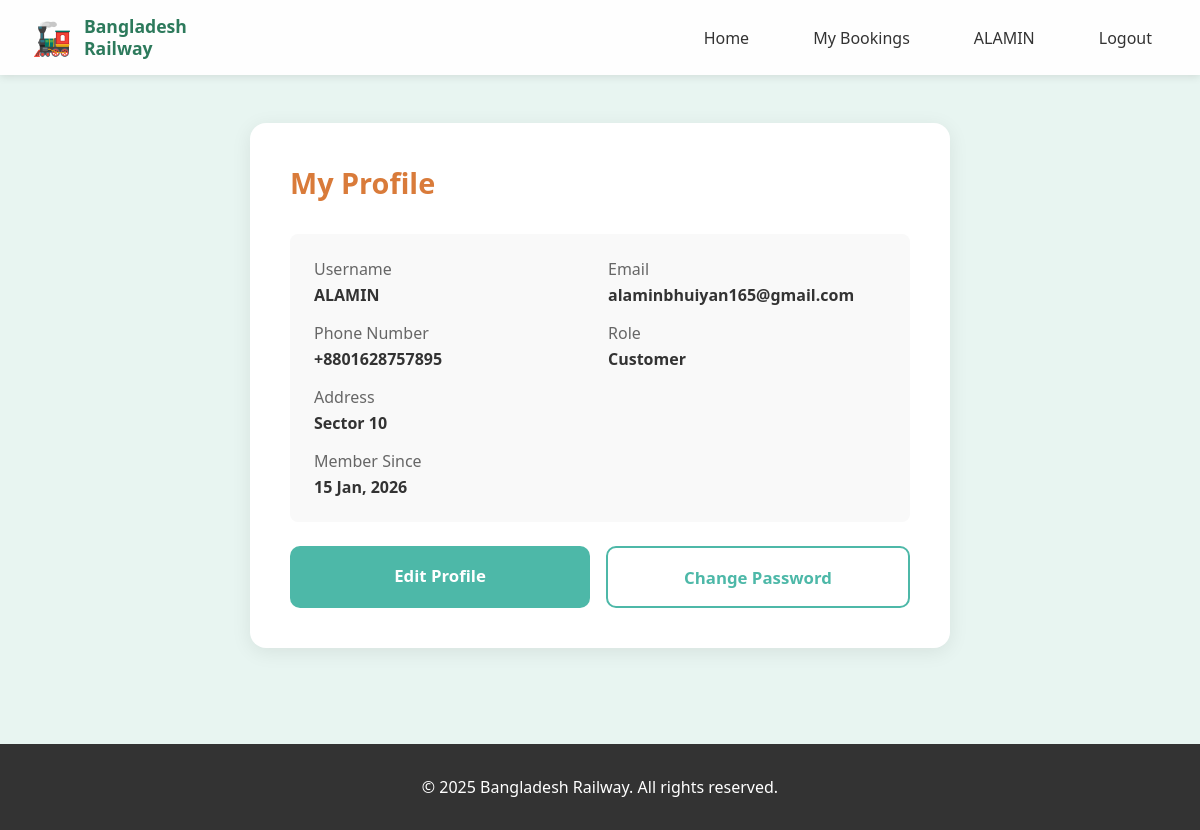
The app's page /accounts/profile/ (signed in) with its own data.
### accounts/models.py (models this page shows, shortened)
class User(AbstractUser):
    ROLE_CHOICES = (
        ('customer', 'Customer'),
        ('admin', 'Administrator'),
    )
    GENDER_CHOICES = (
        ('Male', 'Male'),
        ('Female', 'Female'),
        ('Other', 'Other'),
    )
    phone_number = models.CharField(max_length=15, blank=True, null=True)
    address = models.TextField(blank=True, null=True)
    full_name = models.CharField(max_length=100, blank=True, null=True,
                                  help_text="Full name for ticket")
    age = models.IntegerField(blank=True, null=True)
    gender = models.CharField(max_length=10, choices=GENDER_CHOICES, blank=True, null=True)
    role = models.CharField(max_length=20, choices=ROLE_CHOICES, default='customer')
    def is_admin_user(self):
        return self.role == 'admin'
    class Meta:
        verbose_name = 'User'
        verbose_name_plural = 'Users'

### accounts/views.py (the view)
# urls.py: path('profile/', views.profile, name='profile'),
@login_required
def profile(request):
    return render(request, 'accounts/profile.html')

### templates/accounts/profile.html (shortened to what this page needs)
{% extends 'base.html' %}
{% block content %}
<div class="container">
    <div style="max-width: 700px; margin: 2rem auto;">
        <div class="search-card">
            <h2 style="color: #D97B3A; margin-bottom: 2rem;">My Profile</h2>
            <div style="background: #f9f9f9; padding: 1.5rem; border-radius: 8px; margin-bottom: 1.5rem;">
                <div style="display: grid; grid-template-columns: 1fr 1fr; gap: 1rem;">
                    <div>
                        <p style="color: #666; margin-bottom: 0.25rem;">Username</p>
                        <p style="font-weight: bold;">{{ user.username }}</p>
                    </div>
                    <div>
                        <p style="color: #666; margin-bottom: 0.25rem;">Email</p>
                        <p style="font-weight: bold;">{{ user.email }}</p>
                    </div>
                    <div>
                        <p style="color: #666; margin-bottom: 0.25rem;">Phone Number</p>
                        <p style="font-weight: bold;">{{ user.phone_number|default:"Not provided" }}</p>
                    </div>
                    <div>
                        <p style="color: #666; margin-bottom: 0.25rem;">Role</p>
                        <p style="font-weight: bold;">{{ user.get_role_display }}</p>
                    </div>
                </div>
                <div style="margin-top: 1rem;">
                    <p style="color: #666; margin-bottom: 0.25rem;">Address</p>
                    <p style="font-weight: bold;">{{ user.address|default:"Not provided" }}</p>
                </div>
                <div style="margin-top: 1rem;">
                    <p style="color: #666; margin-bottom: 0.25rem;">Member Since</p>
                    <p style="font-weight: bold;">{{ user.date_joined|date:"d M, Y" }}</p>
                </div>
            </div>
            <div style="display: flex; gap: 1rem;">
                <a href="{% url 'accounts:edit_profile' %}" class="btn btn-primary"
                    style="flex: 1; text-align: center; text-decoration: none;">Edit Profile</a>
                <a href="{% url 'accounts:change_password' %}" class="btn btn-outline"
                    style="flex: 1; text-align: center; text-decoration: none;">Change Password</a>
            </div>
        </div>
    </div>
</div>
{% endblock %}

### templates/base.html (shortened to what this page needs)
{% load static %}
<!DOCTYPE html>
<html lang="en">
<head>
    <link rel="stylesheet" href="{% static 'css/style.css' %}">
</head>
<body>
    <nav class="navbar">
        <div class="navbar-container">
            <a href="{% url 'trains:home' %}" class="navbar-brand">
                <div class="navbar-logo">🚂</div>
                <div>
                    <div class="navbar-title">Bangladesh</div>
                    <div class="navbar-title">Railway</div>
                </div>
            </a>
            <ul class="navbar-menu">
                {% if user.is_authenticated %}
                {% if user.is_admin_user %}
                <li><a href="{% url 'accounts:admin_dashboard' %}">Dashboard</a></li>
                <li><a href="{% url 'trains:admin_train_list' %}">Manage Trains</a></li>
                <li><a href="{% url 'trains:admin_route_list' %}">Manage Routes</a></li>
                <li><a href="{% url 'trains:admin_schedule_list' %}">Manage Schedules</a></li>
                <li><a href="{% url 'accounts:logout' %}">Logout</a></li>
                {% else %}
                <li><a href="{% url 'trains:home' %}">Home</a></li>
                <li><a href="{% url 'bookings:my_bookings' %}">My Bookings</a></li>
                <li><a href="{% url 'accounts:profile' %}">{{ user.username }}</a></li>
                <li><a href="{% url 'accounts:logout' %}">Logout</a></li>
                {% endif %}
                {% else %}
                <li><a href="{% url 'trains:home' %}">Home</a></li>
                <li><a href="{% url 'accounts:login' %}">Login</a></li>
                <li><a href="{% url 'accounts:register' %}">Register</a></li>
                {% endif %}
            </ul>
        </div>
    </nav>
    {% block content %}
    {% endblock %}
    <footer style="background: #333; color: white; text-align: center; padding: 2rem; margin-top: 3rem;">
        <p>&copy; 2025 Bangladesh Railway. All rights reserved.</p>
    </footer>
</body>
</html>

### static/css/style.css (style rules this page uses)
* { margin: 0; padding: 0; box-sizing: border-box; }
body { font-family: 'Segoe UI', Tahoma, Geneva, Verdana, sans-serif; background: #e8f5f1; min-height: 100vh; color: #333; }
.container { max-width: 1200px; margin: 0 auto; padding: 1rem 2rem; }
.navbar { background: rgba(255, 255, 255, 0.95); box-shadow: 0 2px 8px rgba(0, 0, 0, 0.1); position: sticky; top: 0; z-index: 1000; }
.navbar-container { max-width: 1200px; margin: 0 auto; display: flex; justify-content: space-between; align-items: center; padding: 1rem 2rem; }
.navbar-brand { display: flex; align-items: center; gap: 0.75rem; text-decoration: none; color: #2D7A5C; }
.navbar-logo { font-size: 2rem; }
.navbar-title { font-weight: bold; font-size: 1.1rem; line-height: 1.2; }
.navbar-menu { display: flex; list-style: none; gap: 2rem; align-items: center; }
.navbar-menu li a { text-decoration: none; color: #333; font-weight: 500; padding: 0.5rem 1rem; border-radius: 8px; transition: all 0.3s ease; }
.search-card { background: white; padding: 2.5rem; border-radius: 16px; box-shadow: 0 4px 20px rgba(0, 0, 0, 0.08); }
.search-card h2 { color: #2D7A5C; margin-bottom: 1.5rem; font-size: 1.8rem; font-weight: 700; }
.btn { padding: 1.1rem 2.5rem; border: none; border-radius: 10px; font-size: 1.05rem; font-weight: 600; cursor: pointer; transition: all 0.3s ease; text-decoration: none; display: inline-block; }
.btn-primary, .btn-success, .btn-secondary { background: #4db8a8; color: white; }
.btn-outline { background: white; color: #4db8a8; border: 2px solid #4db8a8; }

### records on screen
User: username "ALAMIN", email "alaminbhuiyan165@gmail.com", phone_number "+8801628757895", role "Customer", address "Sector 10", date_joined "15 Jan, 2026"
